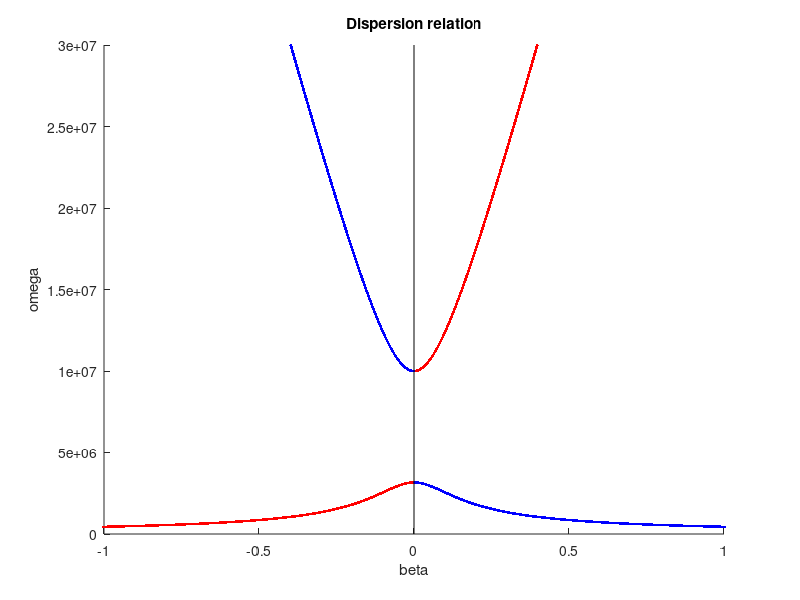

This chart was generated by the following MATLAB code:
%% 复现3.1和3.2的图

%四个电路参数
LR = 1e-8; %右手单位长度电感
CL = 1e-6; %左手倍长度电容
CR = 2e-8; %右手单位长度电感
LL = 5e-6; %左手倍长度电感

%中间量
omegaR = sqrt(1 / (LR * CR));
omegaL = sqrt(1 / (LL * CL));
k = LR * CL + LL * CR;
omegase = sqrt(1 / (LR * CL));
omegash = sqrt(1 / (LL * CR));

%%3.1
Omega = 3e7;
omega = 0:Omega / 200000:Omega; %扫频范围
beta = zeros(1, length(omega));

for i = 1:length(omega)
    temp = (omega(i) / omegaR) ^ 2 - k * omegaL ^ 2 + (omegaL / omega(i)) ^ 2; %计算相位常数

    if temp < 0 %纯实属，阻带
        continue
    end

    if omega(i) < min(omegase, omegash)
        beta(i) = -sqrt(temp); %这里我没懂为什么要取负号，因为是左手的吗
    elseif omega(i) > max(omegase, omegash)
        beta(i) = sqrt(temp);
    end

end

%剔除虚数解
idx = beta == 0;
beta(idx) = [];
omega(idx) = [];

%绘制色散曲线
h1 = figure;
hold on
plot(beta, omega, '.', 'Color', 'r')
%画取向相反时的色散曲线
plot(-beta, omega, '.', 'Color', 'b')
plot([0 0], [0, Omega], "LineWidth", 0.5, "Color", "k")
xlim([-1 1])
xlabel('beta')
ylabel('omega')
title('Dispersion relation')
